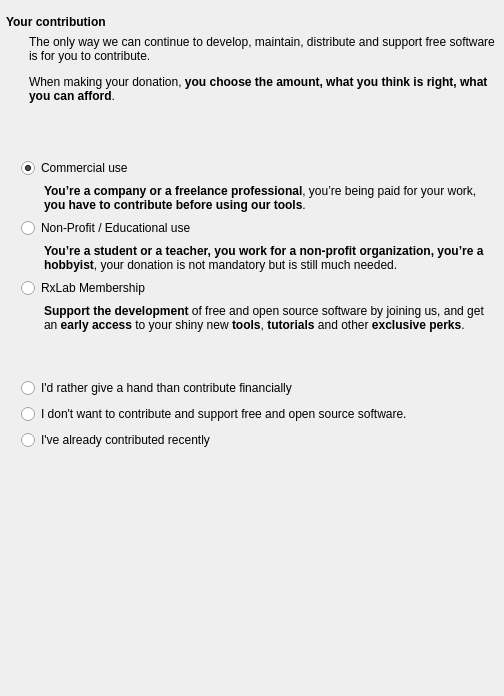
<?xml version="1.0" encoding="UTF-8"?>
<ui version="4.0">
 <class>FinishWidget</class>
 <widget class="QWidget" name="FinishWidget">
  <property name="geometry">
   <rect>
    <x>0</x>
    <y>0</y>
    <width>504</width>
    <height>696</height>
   </rect>
  </property>
  <property name="windowTitle">
   <string>Form</string>
  </property>
  <layout class="QVBoxLayout" name="verticalLayout">
   <property name="leftMargin">
    <number>6</number>
   </property>
   <property name="topMargin">
    <number>15</number>
   </property>
   <property name="rightMargin">
    <number>0</number>
   </property>
   <property name="bottomMargin">
    <number>3</number>
   </property>
   <item>
    <widget class="QLabel" name="label">
     <property name="text">
      <string>&lt;strong&gt;Your contribution&lt;/strong&gt;</string>
     </property>
    </widget>
   </item>
   <item>
    <widget class="QLabel" name="label_5">
     <property name="styleSheet">
      <string notr="true">margin-left: 20px;</string>
     </property>
     <property name="text">
      <string>&lt;html&gt;&lt;head/&gt;&lt;body&gt;&lt;p&gt;The only way we can continue to develop, maintain, distribute and support free software is for you to contribute.&lt;/p&gt;&lt;p&gt;When making your donation, &lt;span style=&quot; font-weight:700;&quot;&gt;you choose the amount, what you think is right, what you can afford&lt;/span&gt;.&lt;/p&gt;&lt;/body&gt;&lt;/html&gt;</string>
     </property>
     <property name="wordWrap">
      <bool>true</bool>
     </property>
    </widget>
   </item>
   <item>
    <widget class="QWidget" name="widget" native="true">
     <layout class="QVBoxLayout" name="verticalLayout_2">
      <property name="leftMargin">
       <number>15</number>
      </property>
      <item>
       <spacer name="verticalSpacer_4">
        <property name="orientation">
         <enum>Qt::Vertical</enum>
        </property>
        <property name="sizeHint" stdset="0">
         <size>
          <width>20</width>
          <height>40</height>
         </size>
        </property>
       </spacer>
      </item>
      <item>
       <widget class="QRadioButton" name="commercialButton">
        <property name="text">
         <string>Commercial use</string>
        </property>
        <property name="checked">
         <bool>true</bool>
        </property>
       </widget>
      </item>
      <item>
       <widget class="QLabel" name="label_3">
        <property name="styleSheet">
         <string notr="true">margin-left: 20px;</string>
        </property>
        <property name="text">
         <string>&lt;html&gt;&lt;head/&gt;&lt;body&gt;&lt;p&gt;&lt;span style=&quot; font-weight:700;&quot;&gt;You’re a company or a freelance professional&lt;/span&gt;, you’re being paid for your work, &lt;span style=&quot; font-weight:700;&quot;&gt;you have to contribute before using our tools&lt;/span&gt;.&lt;/p&gt;&lt;/body&gt;&lt;/html&gt;</string>
        </property>
        <property name="wordWrap">
         <bool>true</bool>
        </property>
       </widget>
      </item>
      <item>
       <widget class="QRadioButton" name="nonProfitButton">
        <property name="text">
         <string>Non-Profit / Educational use</string>
        </property>
       </widget>
      </item>
      <item>
       <widget class="QLabel" name="label_4">
        <property name="styleSheet">
         <string notr="true">margin-left: 20px;</string>
        </property>
        <property name="text">
         <string>&lt;html&gt;&lt;head/&gt;&lt;body&gt;&lt;p&gt;&lt;span style=&quot; font-weight:700;&quot;&gt;You’re a student or a teacher, you work for a non-profit organization, you’re a hobbyist&lt;/span&gt;, your donation is not mandatory but is still much needed.&lt;/p&gt;&lt;/body&gt;&lt;/html&gt;</string>
        </property>
        <property name="wordWrap">
         <bool>true</bool>
        </property>
       </widget>
      </item>
      <item>
       <widget class="QRadioButton" name="membershipButton">
        <property name="text">
         <string>RxLab Membership</string>
        </property>
       </widget>
      </item>
      <item>
       <widget class="QLabel" name="label_2">
        <property name="styleSheet">
         <string notr="true">margin-left: 20px;</string>
        </property>
        <property name="text">
         <string>&lt;html&gt;&lt;head/&gt;&lt;body&gt;&lt;p&gt;&lt;span style=&quot; font-weight:700;&quot;&gt;Support the development&lt;/span&gt; of free and open source software by joining us, and get an &lt;span style=&quot; font-weight:700;&quot;&gt;early access&lt;/span&gt; to your shiny new &lt;span style=&quot; font-weight:700;&quot;&gt;tools&lt;/span&gt;, &lt;span style=&quot; font-weight:700;&quot;&gt;tutorials&lt;/span&gt; and other &lt;span style=&quot; font-weight:700;&quot;&gt;exclusive perks&lt;/span&gt;.&lt;/p&gt;&lt;/body&gt;&lt;/html&gt;</string>
        </property>
        <property name="wordWrap">
         <bool>true</bool>
        </property>
       </widget>
      </item>
      <item>
       <spacer name="verticalSpacer_3">
        <property name="orientation">
         <enum>Qt::Vertical</enum>
        </property>
        <property name="sizeHint" stdset="0">
         <size>
          <width>20</width>
          <height>40</height>
         </size>
        </property>
       </spacer>
      </item>
      <item>
       <widget class="QRadioButton" name="giveAHandButton">
        <property name="text">
         <string>I'd rather give a hand than contribute financially</string>
        </property>
       </widget>
      </item>
      <item>
       <widget class="QRadioButton" name="dontWantButton">
        <property name="text">
         <string>I don't want to contribute and support free and open source software.</string>
        </property>
       </widget>
      </item>
      <item>
       <widget class="QRadioButton" name="okButton">
        <property name="text">
         <string>I've already contributed recently</string>
        </property>
       </widget>
      </item>
     </layout>
    </widget>
   </item>
   <item>
    <spacer name="verticalSpacer">
     <property name="orientation">
      <enum>Qt::Vertical</enum>
     </property>
     <property name="sizeHint" stdset="0">
      <size>
       <width>20</width>
       <height>40</height>
      </size>
     </property>
    </spacer>
   </item>
  </layout>
 </widget>
 <resources/>
 <connections/>
</ui>
